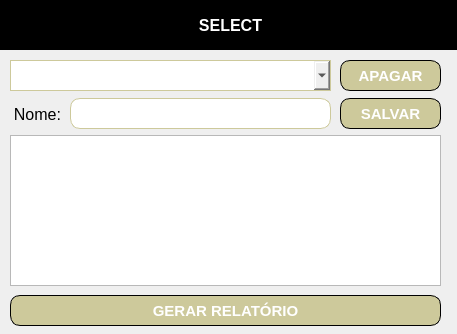
<?xml version="1.0" encoding="UTF-8"?>
<ui version="4.0">
 <class>Select</class>
 <widget class="QWidget" name="Select">
  <property name="geometry">
   <rect>
    <x>0</x>
    <y>0</y>
    <width>457</width>
    <height>334</height>
   </rect>
  </property>
  <property name="windowTitle">
   <string>SII - Select</string>
  </property>
  <widget class="QLabel" name="label_2">
   <property name="geometry">
    <rect>
     <x>-4</x>
     <y>-11</y>
     <width>481</width>
     <height>61</height>
    </rect>
   </property>
   <property name="styleSheet">
    <string notr="true">background: black;</string>
   </property>
   <property name="text">
    <string/>
   </property>
  </widget>
  <widget class="QLabel" name="label_3">
   <property name="geometry">
    <rect>
     <x>20</x>
     <y>10</y>
     <width>31</width>
     <height>31</height>
    </rect>
   </property>
   <property name="text">
    <string/>
   </property>
   <property name="pixmap">
    <pixmap>../static/apple-touch-icon.png</pixmap>
   </property>
   <property name="scaledContents">
    <bool>true</bool>
   </property>
  </widget>
  <widget class="QLabel" name="label_4">
   <property name="geometry">
    <rect>
     <x>10</x>
     <y>10</y>
     <width>441</width>
     <height>31</height>
    </rect>
   </property>
   <property name="font">
    <font>
     <pointsize>12</pointsize>
     <weight>75</weight>
     <bold>true</bold>
    </font>
   </property>
   <property name="styleSheet">
    <string notr="true">color: white;</string>
   </property>
   <property name="text">
    <string>SELECT</string>
   </property>
   <property name="alignment">
    <set>Qt::AlignCenter</set>
   </property>
  </widget>
  <widget class="QPushButton" name="btnGerar">
   <property name="geometry">
    <rect>
     <x>10</x>
     <y>295</y>
     <width>431</width>
     <height>31</height>
    </rect>
   </property>
   <property name="font">
    <font>
     <pointsize>11</pointsize>
     <weight>75</weight>
     <bold>true</bold>
    </font>
   </property>
   <property name="styleSheet">
    <string notr="true">border-radius: 10px; border: 1px solid rgb(0,0,0);  background-color: #CDC99B;    color: white;</string>
   </property>
   <property name="text">
    <string>GERAR RELATÓRIO</string>
   </property>
  </widget>
  <widget class="QTextEdit" name="textEdit">
   <property name="geometry">
    <rect>
     <x>10</x>
     <y>135</y>
     <width>431</width>
     <height>151</height>
    </rect>
   </property>
  </widget>
  <widget class="QLabel" name="label_9">
   <property name="geometry">
    <rect>
     <x>10</x>
     <y>104</y>
     <width>51</width>
     <height>21</height>
    </rect>
   </property>
   <property name="font">
    <font>
     <family>Arial</family>
     <pointsize>12</pointsize>
    </font>
   </property>
   <property name="text">
    <string>Nome:</string>
   </property>
   <property name="alignment">
    <set>Qt::AlignRight|Qt::AlignTrailing|Qt::AlignVCenter</set>
   </property>
  </widget>
  <widget class="QLineEdit" name="inputNome">
   <property name="geometry">
    <rect>
     <x>70</x>
     <y>98</y>
     <width>261</width>
     <height>31</height>
    </rect>
   </property>
   <property name="font">
    <font>
     <family>Arial</family>
     <pointsize>12</pointsize>
    </font>
   </property>
   <property name="styleSheet">
    <string notr="true">border-radius: 10px;
border: 1px solid #CDC99B;</string>
   </property>
   <property name="alignment">
    <set>Qt::AlignCenter</set>
   </property>
   <property name="readOnly">
    <bool>false</bool>
   </property>
   <property name="clearButtonEnabled">
    <bool>false</bool>
   </property>
  </widget>
  <widget class="QComboBox" name="dropdownNome">
   <property name="geometry">
    <rect>
     <x>10</x>
     <y>60</y>
     <width>321</width>
     <height>31</height>
    </rect>
   </property>
   <property name="font">
    <font>
     <family>Arial</family>
     <pointsize>12</pointsize>
    </font>
   </property>
   <property name="styleSheet">
    <string notr="true">border: 1px solid #CDC99B;</string>
   </property>
  </widget>
  <widget class="QPushButton" name="btnSalvar">
   <property name="geometry">
    <rect>
     <x>340</x>
     <y>98</y>
     <width>101</width>
     <height>31</height>
    </rect>
   </property>
   <property name="font">
    <font>
     <pointsize>11</pointsize>
     <weight>75</weight>
     <bold>true</bold>
    </font>
   </property>
   <property name="styleSheet">
    <string notr="true">border-radius: 10px; border: 1px solid rgb(0,0,0);  background-color: #CDC99B;    color: white;</string>
   </property>
   <property name="text">
    <string>SALVAR</string>
   </property>
  </widget>
  <widget class="QPushButton" name="btnApagar">
   <property name="geometry">
    <rect>
     <x>340</x>
     <y>60</y>
     <width>101</width>
     <height>31</height>
    </rect>
   </property>
   <property name="font">
    <font>
     <pointsize>11</pointsize>
     <weight>75</weight>
     <bold>true</bold>
    </font>
   </property>
   <property name="styleSheet">
    <string notr="true">border-radius: 10px; border: 1px solid rgb(0,0,0);  background-color: #CDC99B;    color: white;</string>
   </property>
   <property name="text">
    <string>APAGAR</string>
   </property>
  </widget>
 </widget>
 <resources/>
 <connections/>
</ui>
